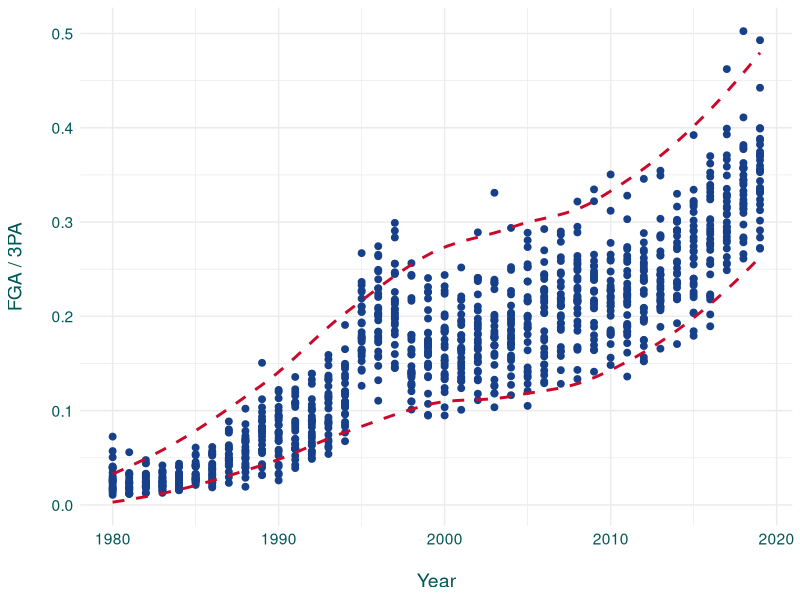
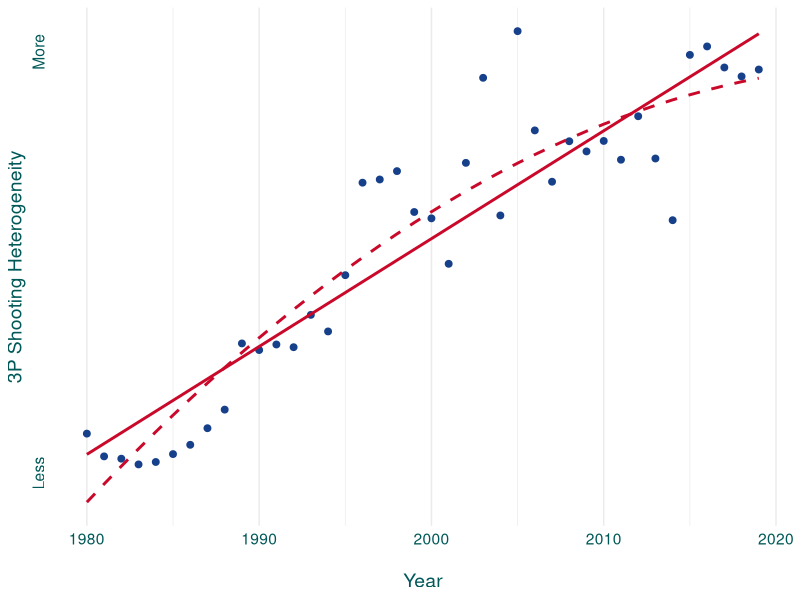
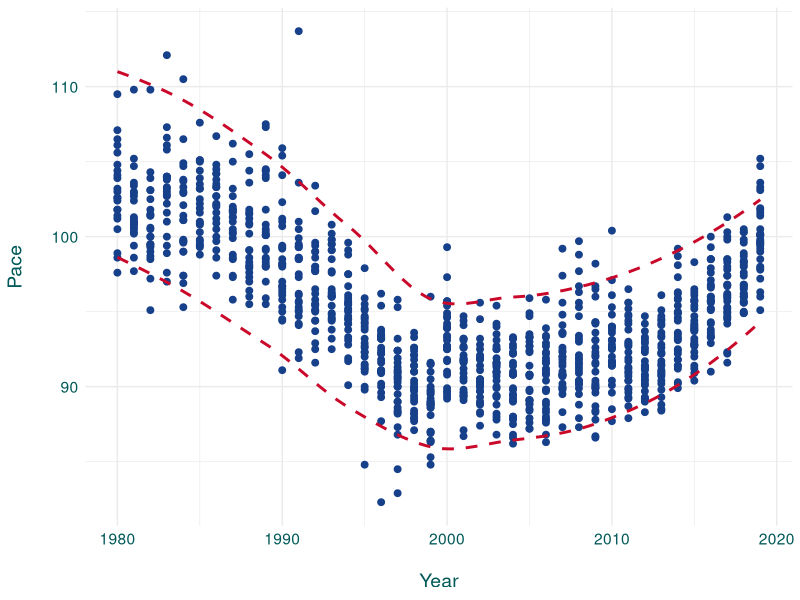

Write R code to recreate these figures, in order. (Note: this script raises an error after producing the figures.)
## ---- chunk 1
library(tidyverse)
library(nlme)
three <- read_csv("three_p.csv")
three_var <- three %>% 
  group_by(year) %>% 
  summarise(var = var(prop))

pace <- read_csv("pace.csv")
pace_var <- pace %>% 
  group_by(year) %>% 
  summarise(var = var(pace))

ast <- read_csv("ast_rate.csv")
ast_var <- ast %>% 
  group_by(year) %>% 
  summarise(var = var(ast))
## ---- chunk 2
ggplot(three, aes(x = year, y = prop)) +
  theme_minimal() +
  geom_point(size = 2, color = "#17408B") +
  geom_smooth(
    data = {
      three %>% 
        group_by(year) %>% 
        summarise(prop = min(prop))
    }, 
    mapping = aes(x = year, y = prop), 
    size = 1, color = "#C9082A", linetype = 2,
    method = "loess", se = FALSE
  ) +
  geom_smooth(
    data = {
      three %>% 
        group_by(year) %>% 
        summarise(prop = max(prop))
    }, 
    mapping = aes(x = year, y = prop), 
    size = 1, color = "#C9082A", linetype = 2,
    method = "loess", se = FALSE
  ) +
  theme(
    text = element_text(size = 14, color = "#005858"),
    axis.text = element_text(color = "#005858")
  ) +
  labs(x = "\nYear", y = "FGA / 3PA\n")
## ---- chunk 3
three_mod_lin <- gls(var ~ year, three_var, corAR1(form = ~ year))
three_mod_quad <- gls(var ~ poly(year, 2), three_var, corAR1(form = ~ year))

ggplot(three_var, aes(x = year, y = var)) +
  theme_minimal() +
  geom_point(size = 2, color = "#17408B") +
  theme(
    text = element_text(size = 14, color = "#005858"),
    axis.text.y = element_text(angle = 90, hjust = .5, color = "#005858"),
    axis.text.x = element_text(color = "#005858"),
    panel.grid.major.y = element_blank(),
    panel.grid.minor.y = element_blank()
  ) +
  labs(x = "\nYear", y = "3P Shooting Heterogeneity") +
  scale_y_continuous(
    breaks = c(.00001, .0024), 
    labels = c("Less", "More")
  ) +
  geom_line(
    aes(x = year, y = predict(three_mod_lin)), 
    size = 1, color = "#C9082A"
  ) +
  geom_line(
    aes(x = year, y = predict(three_mod_quad)), 
    size = 1, color = "#C9082A", linetype = 2
  )
## ---- chunk 4
ggplot(pace, aes(x = year, y = pace)) +
  theme_minimal() +
  geom_point(size = 2, color = "#17408B") +
  geom_smooth(
    data = {
      pace %>% 
        group_by(year) %>% 
        summarise(pace = min(pace))
    }, 
    mapping = aes(x = year, y = pace), 
    size = 1, color = "#C9082A", linetype = 2,
    method = "loess", se = FALSE
  ) +
  geom_smooth(
    data = {
      pace %>% 
        group_by(year) %>% 
        summarise(pace = max(pace))
    }, 
    mapping = aes(x = year, y = pace), 
    size = 1, color = "#C9082A", linetype = 2,
    method = "loess", se = FALSE
  ) +
  theme(
    text = element_text(size = 14, color = "#005858"),
    axis.text = element_text(color = "#005858")
  ) +
  labs(x = "\nYear", y = "Pace\n")
## ---- chunk 5
pace_mod <- gls(var ~ year, pace_var, corAR1(form = ~ year))

ggplot(pace_var, aes(x = year, y = var)) +
  theme_minimal() +
  geom_point(size = 2, color = "#17408B") +
  theme(
    text = element_text(size = 14, color = "#005858"),
    axis.text.y = element_text(angle = 90, hjust = .5, color = "#005858"),
    axis.text.x = element_text(color = "#005858"),
    panel.grid.major.y = element_blank(),
    panel.grid.minor.y = element_blank()
  ) +
  labs(x = "\nYear", y = "Pace Heterogeneity") +
  scale_y_continuous(
    breaks = c(3, 17.5), 
    labels = c("Less", "More")
  ) +
  geom_line(aes(x = year, y = predict(pace_mod2)), size = 1, color = "#C9082A")
## ---- chunk 6
ggplot(ast, aes(x = year, y = ast)) +
  theme_minimal() +
  geom_point(size = 2, color = "#17408B") +
  geom_smooth(
    data = {
      ast %>% 
        group_by(year) %>% 
        summarise(ast = min(ast))
    }, 
    mapping = aes(x = year, y = ast), 
    size = 1, color = "#C9082A", linetype = 2,
    method = "loess", se = FALSE
  ) +
  geom_smooth(
    data = {
      ast %>% 
        group_by(year) %>% 
        summarise(ast = max(ast))
    }, 
    mapping = aes(x = year, y = ast), 
    size = 1, color = "#C9082A", linetype = 2,
    method = "loess", se = FALSE
  ) +
  theme(
    text = element_text(size = 14, color = "#005858"),
    axis.text = element_text(color = "#005858")
  ) +
  labs(x = "\nYear", y = "Assists Per 100 Possessions\n")
## ---- chunk 7
ast_mod1 <- lm(var ~ poly(year, 3), ast_var)

ggplot(ast_var, aes(x = year, y = var)) +
  theme_minimal() +
  geom_point(size = 2, color = "#17408B") +
  theme(
    text = element_text(size = 14, color = "#005858"),
    axis.text.y = element_text(angle = 90, hjust = .5, color = "#005858"),
    axis.text.x = element_text(color = "#005858"),
    panel.grid.major.y = element_blank(),
    panel.grid.minor.y = element_blank()
  ) +
  labs(x = "\nYear", y = "Assist Rate Heterogeneity") +
  scale_y_continuous(
    breaks = c(2, 6), 
    labels = c("Less", "More")
  ) +
  geom_line(aes(x = year, y = predict(ast_mod1)), size = 1, color = "#C9082A")
